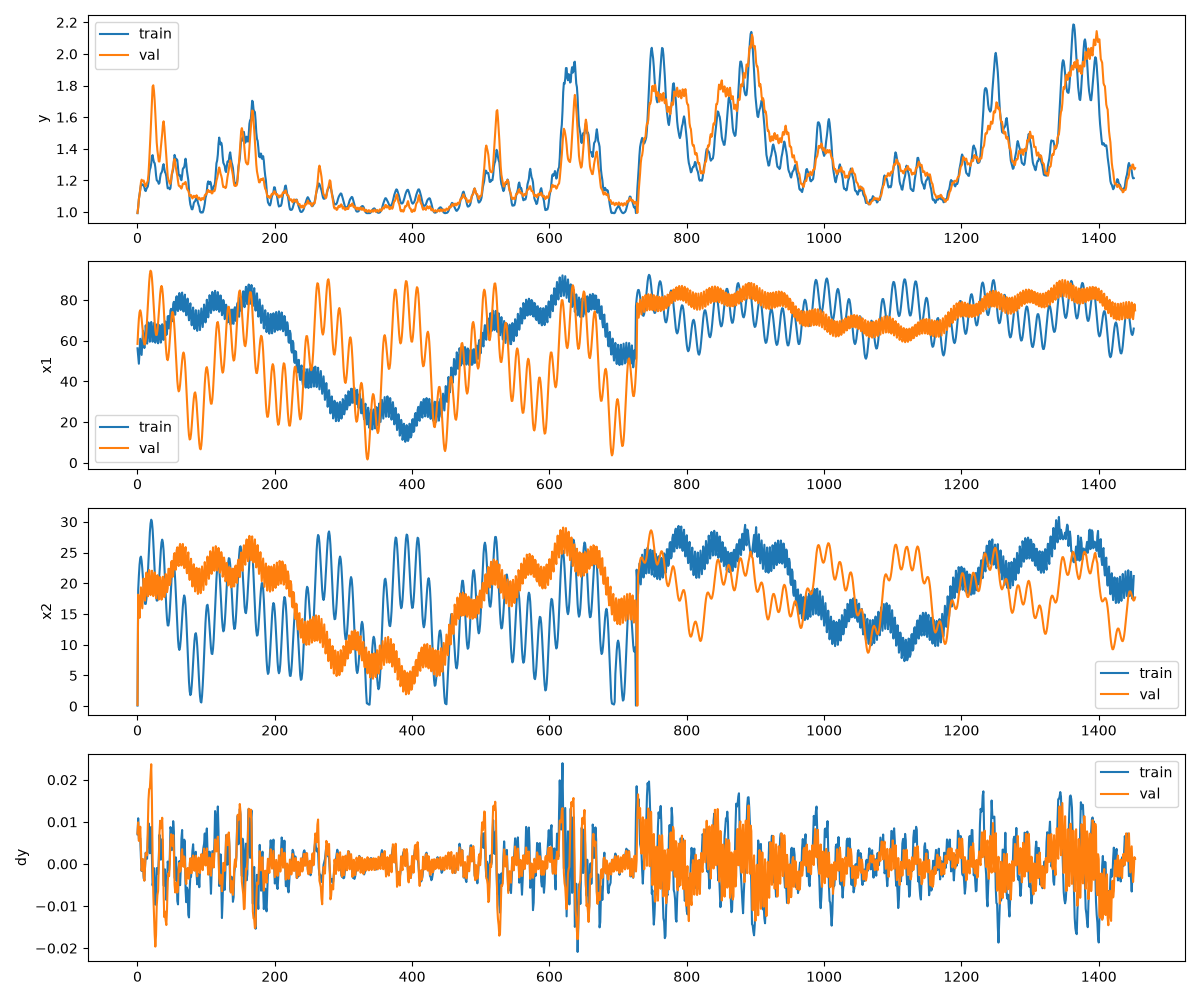

Python code for this plot:
import numpy as np,pandas as pd
from scipy import signal
for fn in ['train','val']:
 d=pd.read_csv('data/'+fn+'.csv');print(fn,d.shape);print(d.describe().to_string());print('corr',d.corr().to_string());print(d.head(15).to_string(index=False))
 print('diff dy RMSE',np.sqrt(np.mean((np.diff(d.y)/5-d.dy.values[:-1])**2)))
 print('unique inputs',d.x1.nunique(),d.x2.nunique());print('dy quantiles',d.dy.quantile([0,.01,.1,.5,.9,.99,1]).to_dict())
import matplotlib;matplotlib.use('Agg')
import matplotlib.pyplot as plt
fig,ax=plt.subplots(4,1,figsize=(12,10))
for f in ['train','val']:
 d=pd.read_csv('data/'+f+'.csv')
 for a,c in zip(ax,d.columns):a.plot(d[c],label=f);a.set_ylabel(c);a.legend()
fig.tight_layout();fig.savefig('explore.png')
